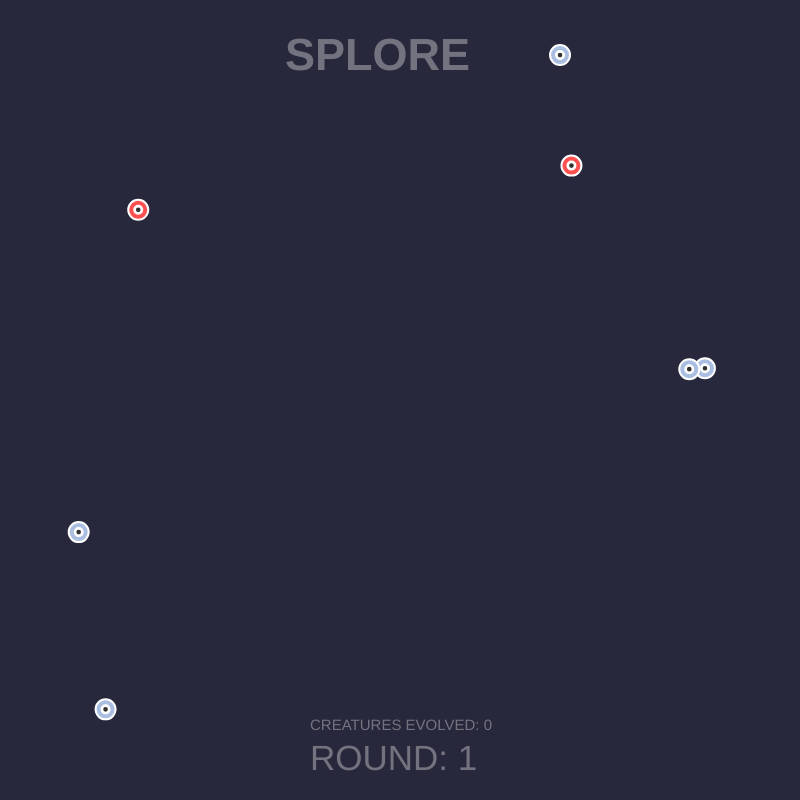
Frame 1 (no input)
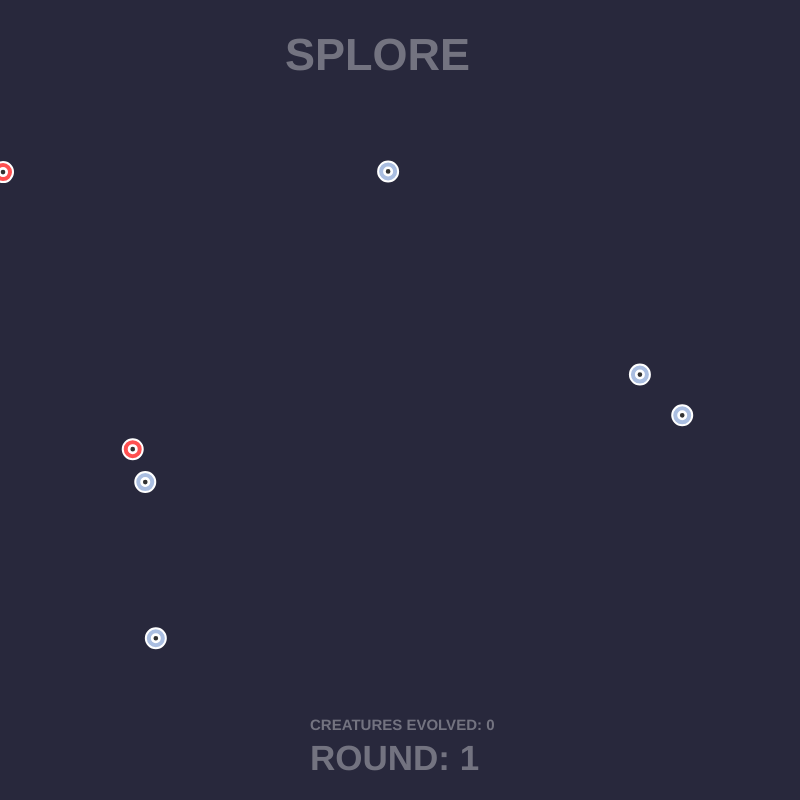
Frame 60 (no input)
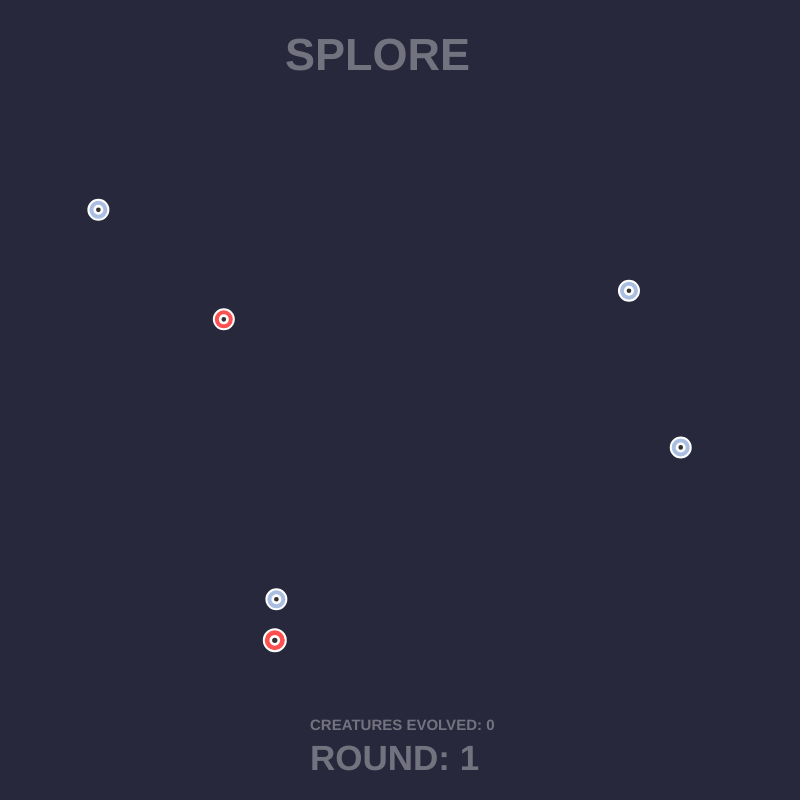
Frame 120 (the mouse pressed at the canvas centre since frame 60)

The p5.js sketch that drew these frames (run headless with seeded random() and noise() and a simulated clock; from frame 60 on, the mouse is pressed at the canvas centre):

// p5.js sketch
// ── sketch.js
let targets = []
let swimmers = []
let t = 5
let s = 0
let rnd = 1
let evo = 0
//let h = [];


function setup() {
  createCanvas(800, 800);

  //INITIALIZE SWIMMER PARTICLE SYSTEM
  swimmers = new SwimmerPS(createVector(width / 2, 50));
  //ADD INITIAL AMOUNT OF SWIMMERS
  for (var i = 0; i < 2; i++) {
    swimmers.addParticle(random(0, width), random(0, height))
  }

  //INITIALIZE TARGET PARTICLE SYSTEM
  targets = new TargetPS(createVector(width / 2, 50));
  //ADD INITIAL AMOUNT OF TARGETS
  for (var j = 0; j < t; j++) {
    targets.addParticle(random(0, width), random(0, height))
  }



}

function draw() {
  background(40, 40, 60);
 // print(targets.particles.length);
  
  swimmers.run()
  targets.run()
  
  if(targets.particles.length<=0){
    rnd+=1
    t+=5
    s+=1
     for (var j = 0; j < t; j++) {
    targets.addParticle(random(0, width), random(0, height))
  }
    
      for (var i = 0; i < s; i++) {
    swimmers.addParticle(random(0, width), random(0, height))
  }

  }

  
  //TEXT TEXT TEXT
  noStroke()
  fill(255,255,255,90)
  textSize(35)
  text("ROUND: " + rnd, 310,770)
  textSize(15)
  text("CREATURES EVOLVED: " + evo, 310,730)
  
  textStyle(BOLD);
    noStroke()
  fill(255,255,255,90)
  textSize(45)
  text("SPLORE", 285,70)
}


        

class Swimmer {
  constructor(x, y) {
    this.position = createVector(x, y);
    this.velocity = createVector(random(-4, 4), random(-4, 4));
    this.accel = createVector(0, 0);
    this.mass = 1;
    this.maxforce = random(0.05, 0.1)
    this.maxspeed = random(4,6)
    this.time = random(1500, 2000);
    this.size = 20
    this.evolved = false

  }

  run() {
    this.display()
    this.update()
    this.wrap()
    //this.turn()
    	
    for (var j = 0; j < targets.particles.length; j++) {
      this.seek(targets.particles[j].position)
      this.arrive(targets.particles[j].position)
    }
    //DEFEND IF SIZE IS GREATER THAN OTHER SWIMMERS
     for (var i = 0; i < swimmers.particles.length; i++) {
       if(this.size>=40&&swimmers.particles[i].size<40){
        // this.arrive(swimmers.particles[i].position)
       this.defend(swimmers.particles[i].position)
       }
     }
    
  }

  display() {
    if(this.size<40){
  strokeWeight(2)
    stroke(255)
    fill(255, 80, 80);
    ellipse(this.position.x, this.position.y, this.size);
       fill(255);
    ellipse(this.position.x, this.position.y, this.size/2.5);
       fill(50);
    ellipse(this.position.x, this.position.y, this.size/3.0);
    }
    
    if(this.size>=40){
  
  strokeWeight(2)
    stroke(255)
    fill(255, 155, 253);
    ellipse(this.position.x, this.position.y, this.size);
        fill(255);
    ellipse(this.position.x, this.position.y, this.size/2.5);
       fill(50);
    ellipse(this.position.x, this.position.y, this.size/3.0);
    }
    
     if(this.size>=60){
       if(this.evolved===false){
        this.evolved = true
         evo += 1
       }
  this.size=60;
       this.maxspeed=1
  strokeWeight(2)
    stroke(255)
    fill(100);
    ellipse(this.position.x, this.position.y, this.size);
        fill(255,100,100);
    ellipse(this.position.x, this.position.y, this.size/2.5);
       fill(225,20,20);
    ellipse(this.position.x, this.position.y, this.size/3.0);
    }
  
  
  }




  applyForce(force) {
    var f = p5.Vector.div(force, this.mass);
    this.accel.add(f);
  }



  update() {

    this.velocity.add(this.accel);
    this.position.add(this.velocity);
    this.accel.mult(0);
    //this.velocity.limit(this.maxspeed);
    //this.accel = p5.Vector.random2D();
  }


  arrive(target) {
    //CREATES DESIRED VECTOR
    var desired = p5.Vector.sub(target, this.position)
    var d = this.position.dist(target)
    
    if (d < 50) {
      var m = map(d,100,0,0,this.maxspeed);
      this.velocity.setMag(m); 
    } else {
      this.velocity.setMag(this.maxspeed);
    }

  }

  seek(target) {
    //CREATES DESIRED VECTOR
    var desired = p5.Vector.sub(target, this.position)
    var d = this.position.dist(target)
    
    if(d<350){
    desired.setMag((this.maxspeed))
    var steer = p5.Vector.sub(desired, this.velocity)
    steer.limit(this.maxforce);
    this.applyForce(steer);
    }
  }
  
   defend(target) {
    //CREATES DESIRED VECTOR
    var desired = p5.Vector.sub(target, this.position)
    var d = this.position.dist(target)
    
    if(d<300){
    desired.setMag(this.maxspeed)
    var steer = p5.Vector.sub(desired, this.velocity)
    steer.limit(this.maxforce);
    this.applyForce(steer);
    }
  }


  turn() {
    if (millis() > this.time) {
      this.time += random(1000, 1500);
      print("turn");
      let jolt = createVector(random(-2, 2), random(-2, 2))
      this.applyForce(jolt)
      //this.velocity.add (p5.Vector.random2D())

    }
  }

  wrap() {

    if (this.position.x > width) {
      this.position.x = 0;
    }

    if (this.position.x < 0) {
      this.position.x = width;
    }

    if (this.position.y > height) {
      this.position.y = 0;
    }

    if (this.position.y < 0) {
      this.position.y = height;
    }

  }
  
    isDead() {
     
      for (var i = 0; i < swimmers.particles.length; i++) {
    if (this.position.dist(swimmers.particles[i].position)<(swimmers.particles[i].size/2)
        &&this.size<(swimmers.particles[i].size)&&swimmers.particles[i].size>=40
        &&swimmers.particles[i].size<60) {
      swimmers.particles[i].size+=1
      return true;
    }
 	 	} 
   }
  


}

class Target {
  constructor() {
    this.position = createVector(random(0, width), random(0, height))

    //this.velocity = createVector( random(-4, 4), random(-4, 4));
    this.velocity = createVector(0, 0);
    this.accel = createVector(0, 0);
    this.mass = 1;
    this.maxforce = random(0.025,1)
    this.maxspeed = random(2, 6);
    this.noff = createVector(random(1000), random(1000));
    this.size = 20
  }




  run() {
    this.display()
    this.update()
    this.wrap()
     this.move()
    
  }


  display() {
    strokeWeight(2)
    stroke(255)
    fill(170,190,225)
    ellipse(this.position.x, this.position.y, this.size)
      fill(255);
    ellipse(this.position.x, this.position.y, this.size/2.5);
       fill(50);
    ellipse(this.position.x, this.position.y, this.size/3.0);
  }


  applyForce(force) {
    var f = p5.Vector.div(force, this.mass);
    this.accel.add(f);
  }



  update() {

    this.velocity.add(this.accel);
    this.position.add(this.velocity);
    this.accel.mult(0);
    this.velocity.limit(this.maxspeed);
    //this.accel = p5.Vector.random2D();
  }

  
  move() {

    //this.position.x = map(noise(this.noff.x), 0, 1, 0, width);
    //this.position.y = map(noise(this.noff.y), 0, 1, 0, height);
    //this.noff.add(0.009, 0.007);
    this.velocity.add(random(-1,1),random(-1,1))
  }

  wrap() {

    if (this.position.x > width) {
      this.position.x = 0;
    }

    if (this.position.x < 0) {
      this.position.x = width;
    }

    if (this.position.y > height) {
      this.position.y = 0;
    }

    if (this.position.y < 0) {
      this.position.y = height;
    }

  }

   isDead() {
     
      for (var i = 0; i < swimmers.particles.length; i++) {
    if (this.position.dist(swimmers.particles[i].position)<(swimmers.particles[i].size/2)&&swimmers.particles[i].size<=60) {
      swimmers.particles[i].size+=2
      return true;
    } 
 	 	}
   }
}

class SwimmerPS {

  constructor(x, y) {

    this.particles = [];
    this.origin = createVector(x, y);
  }

  addParticle(x, y) {
    if (x !== undefined && y !== undefined) {
      this.particles.push(new Swimmer(x, y));
    } else {
      this.particles.push(new Swimmer(this.origin.x, this.origin.y));
    }
  }

  run() {
    for (let Swimmer of this.particles) {
      Swimmer.run();
    }
    
      this.particles = this.particles.filter(Swimmer => !Swimmer.isDead());
    
  }

}

class TargetPS {

  constructor(x, y) {

    this.particles = [];
    this.origin = createVector(x, y);
  }

  addParticle(x, y) {
    if (x !== undefined && y !== undefined) {
      this.particles.push(new Target(x, y));
    } else {
      this.particles.push(new Target(this.origin.x, this.origin.y));
    }
  }

  run() {
    //RUN PARTICLES
    for (let Target of this.particles) {
      Target.run();
    }

  
  this.particles = this.particles.filter(Target => !Target.isDead());
}

}
